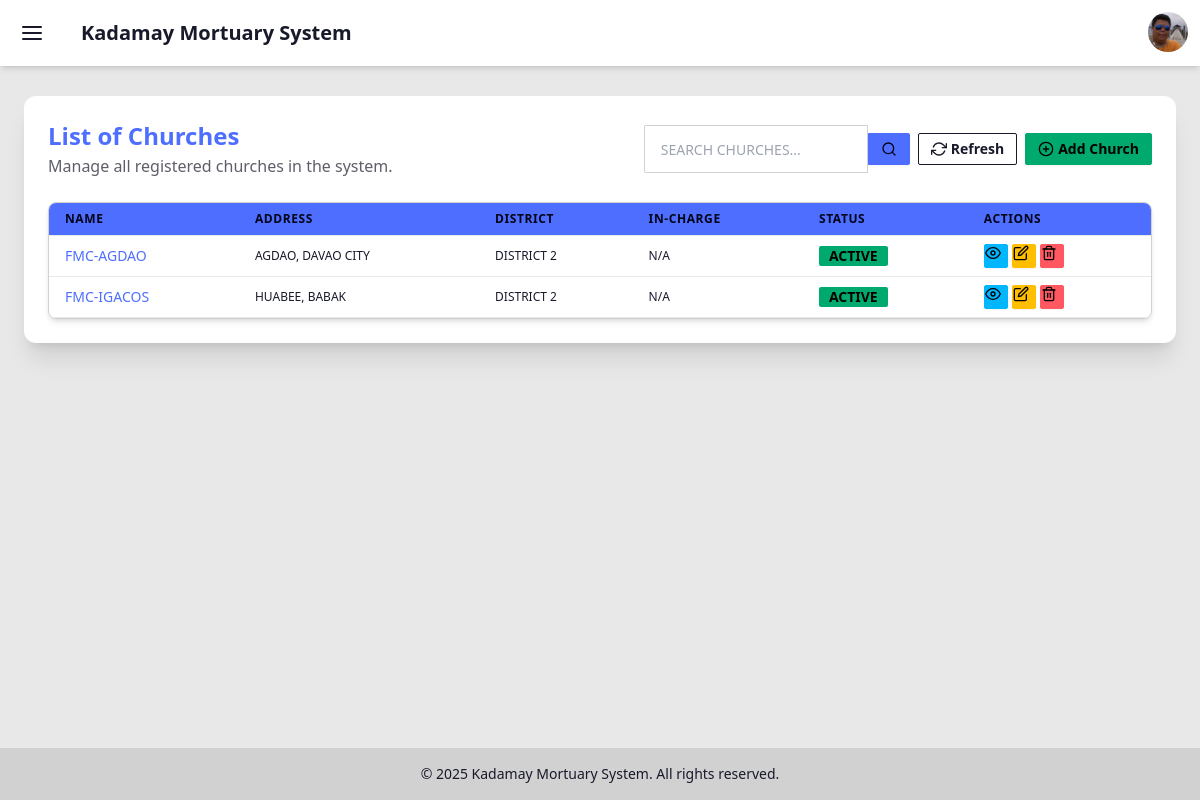
The app's page /church/ (signed in) with its own data.
### apps/account/models.py (models this page shows, shortened)
class Profile(models.Model):
    user = models.OneToOneField(User, on_delete=models.CASCADE)
    THEME_CHOICES = [
        ('light', 'Light (Default DaisyUI)'),
        ('dark', 'Dark'),
        ('corporate', 'Corporate'),  # Your current default
        ('retro', 'Retro'),
        ('cyberpunk', 'Cyberpunk'),
        ('valentine', 'Valentine'),
        ('halloween', 'Halloween'),
        ('forest', 'Forest'),
        ('aqua', 'Aqua'),
        ('luxury', 'Luxury'),
        ('dracula', 'Dracula'),
        ('cmyk', 'CMYK'),
        ('autumn', 'Autumn'),
        ('business', 'Business'),
        ('acid', 'Acid'),
        ('lemonade', 'Lemonade'),
        ('night', 'Night'),
        ('coffee', 'Coffee'),
        ('winter', 'Winter'),
        ('dim', 'Dim'),
        ('nord', 'Nord'),
        ('sunset', 'Sunset'),
    ]
    theme = models.CharField(
        max_length=50, choices=THEME_CHOICES, default='corporate')
    profile_picture = models.ImageField(
        upload_to='profile_pics/', blank=True, null=True)

### apps/church/models.py (models this page shows, shortened)
class Church(models.Model):
    name = models.CharField(max_length=255)
    address = models.TextField(blank=True, null=True)
    district = models.ForeignKey(
        District, on_delete=models.SET_NULL, null=True, blank=True)
    is_active = models.BooleanField(default=True)
    in_charge = models.ForeignKey(
        User,  # Assuming User model ang in_charge
        on_delete=models.SET_NULL,
        null=True,
        blank=True,
        related_name='churches_managed'
    )
    class Meta:
        verbose_name_plural = "Churches"  # Para sa admin panel

class District(models.Model):
    name = models.CharField(max_length=100, unique=True)

### apps/church/views.py (the view)
# urls.py: path('', views.ChurchListView.as_view(), name='church_list'),
class ChurchListView(LoginRequiredMixin, ListView):
    model = Church
    template_name = 'church/church_list.html'
    context_object_name = 'churches'
    paginate_by = 10
    def get_queryset(self):
        queryset = super().get_queryset()
        search_query = self.request.GET.get('search')
        if search_query:
            queryset = queryset.filter(
                Q(name__icontains=search_query) |      # Search by church name
                Q(address__icontains=search_query) |
                Q(district__name__icontains=search_query)
            ).distinct()
        return queryset.order_by('name')
    def get_context_data(self, **kwargs):
        context = super().get_context_data(**kwargs)
        context['search_query'] = self.request.GET.get('search', '')
        return context

### apps/account/context_processors.py (called while the page is built)
def user_church(request):
    if request.user.is_authenticated:
        try:
            if request.user.is_superuser:
                from apps.church.models import Church
                return {'church': Church.objects.first()}
            user_church = UserChurch.objects.filter(user=request.user).first()
            return {'church': user_church.church if user_church else None}
        except:
            return {'church': None}
    return {'church': None}

### templates/church/church_list.html (shortened to what this page needs)
{% extends 'base.html' %}
{% block content %}
<div class="card bg-base-100 shadow-xl p-4 md:p-6 text-base-content rounded-xl my-4 mx-auto max-w-6xl">
    <div class="flex flex-col md:flex-row md:items-center justify-between gap-3 mb-6">
        <div>
            <h1 class="text-2xl font-extrabold text-primary">List of Churches</h1>
            <p class="text-base-content/70 mt-0.5">Manage all registered churches in the system.</p>
        </div>
        <div class="flex flex-wrap justify-end items-center gap-2">
            <form method="get" class="flex items-center" action="{% url 'church:church_list' %}">
                <input type="text" name="search" placeholder="Search churches..." value="{{ request.GET.search }}"
                       class="input input-bordered w-40 md:w-56 rounded-r-none uppercase text-sm transition-all duration-300 focus:outline-none focus:ring-2 focus:ring-primary focus:border-transparent">
                <button type="submit"
                        class="btn btn-primary btn-sm rounded-l-none transition-all duration-300 hover:scale-105">
                    <i data-feather="search" class="w-4 h-4"></i>
                </button>
            </form>
            <a href="{% url 'church:church_list' %}"
               class="btn btn-outline btn-sm flex items-center gap-1 transition-all duration-300 hover:scale-105">
                <i data-feather="refresh-cw" class="w-4 h-4"></i>
                <span>Refresh</span>
            </a>
            {% if user.is_superuser %}
            <a href="{% url 'church:church_create' %}"
               class="btn btn-success btn-sm flex items-center gap-1 transition-all duration-300 hover:scale-105">
                <i data-feather="plus-circle" class="w-4 h-4"></i>
                <span>Add Church</span>
            </a>
            {% endif %}
        </div>
    </div>
    {% if churches %}
    <div class="hidden md:block overflow-x-auto rounded-lg shadow-md border border-base-300">
        <table class="table table-sm w-full">
            <thead class="bg-primary text-primary-content">
                <tr>
                    <th class="px-4 py-2 text-left text-xs font-semibold uppercase tracking-wider">Name</th>
                    <th class="px-4 py-2 text-left text-xs font-semibold uppercase tracking-wider">Address</th>
                    <th class="px-4 py-2 text-left text-xs font-semibold uppercase tracking-wider">District</th>
                    <th class="px-4 py-2 text-left text-xs font-semibold uppercase tracking-wider">In-Charge</th>
                    <th class="px-4 py-2 text-left text-xs font-semibold uppercase tracking-wider">Status</th>
                    <th class="px-4 py-2 text-left text-xs font-semibold uppercase tracking-wider">Actions</th>
                </tr>
            </thead>
            <tbody>
                {% for church in churches %}
                <tr class="border-b border-base-200 hover:bg-base-200 transition-colors duration-200">
                    <td class="px-4 py-2 whitespace-nowrap">
                        <a href="{% url 'church:church_detail' church.id %}"
                           class="link link-hover link-primary font-medium text-sm">
                            {{ church.name|upper }}
                        </a>
                    </td>
                    <td class="px-4 py-2 text-xs">{{ church.address|truncatechars:30|upper }}</td>
                    <td class="px-4 py-2 text-xs">{{ church.district.name|default:"N/A"|upper }}</td>
                    <td class="px-4 py-2 text-xs">
                        {% if church.in_charge %}
                            {{ church.in_charge.first_name|default:'' }} {{ church.in_charge.last_name|default:'' }}
                            {% if not church.in_charge.first_name and not church.in_charge.last_name %}
                                ({{ church.in_charge.username|upper }})
                            {% endif %}
                        {% else %}
                            N/A
                        {% endif %}
                    </td>
                    <td class="px-4 py-2">
                        <span class="badge
                                     {% if church.is_active %}badge-success{% else %}badge-error{% endif %} badge-md font-semibold">
                            {% if church.is_active %}ACTIVE{% else %}INACTIVE{% endif %}
                        </span>
                    </td>
                    <td class="px-4 py-2 whitespace-nowrap">
                        <div class="flex gap-1">
                            <a href="{% url 'church:church_detail' church.id %}"
                               class="btn btn-xs btn-info btn-square tooltip" data-tip="View Details">
                                <i data-feather="eye" class="w-4 h-4"></i>
                            </a>
                            {% if user.is_superuser %}
                            <a href="{% url 'church:church_update' church.id %}"
                               class="btn btn-xs btn-warning btn-square tooltip" data-tip="Edit Church">
                                <i data-feather="edit" class="w-4 h-4"></i>
                            </a>
                            <a href="{% url 'church:church_delete' church.id %}"
                               class="btn btn-xs btn-error btn-square tooltip" data-tip="Delete Church">
                                <i data-feather="trash-2" class="w-4 h-4"></i>
                            </a>
                            {% endif %}
                        </div>
                    </td>
                </tr>
                {% endfor %}
            </tbody>
        </table>
    </div>
    {% endif %}
</div>
{% endblock %}

### templates/base.html (shortened to what this page needs)
<!DOCTYPE html>
<html lang="en" data-theme="{{ request.user.profile.theme|default:'corporate' }}">
<head>
    <link rel="stylesheet" href="https://cdn.jsdelivr.net/npm/daisyui@4.10.1/dist/full.min.css" />
    <script src="https://cdn.tailwindcss.com"></script>
</head>
<body class="bg-base-200 text-base-content min-h-screen flex flex-col">
    <div class="drawer z-40 flex-grow pt-16">
        <div class="drawer-content flex flex-col">
            <header class="hidden lg:flex navbar bg-base-100 shadow-md z-50 fixed top-0 w-full">
                <div class="flex-1">
                    <button class="btn btn-square btn-ghost mr-2" onclick="document.getElementById('drawer-toggle').checked = !document.getElementById('drawer-toggle').checked;">
                        <i data-feather="menu"></i>
                    </button>
                    <a class="btn btn-ghost text-xl">Kadamay Mortuary System</a>
                </div>
                <div class="flex-none gap-2">
                    <div class="dropdown dropdown-end">
                        <div tabindex="0" role="button" class="btn btn-ghost btn-circle avatar">
                            <div class="w-10 rounded-full">
                                {% if user.profile.profile_picture %}
                                    <img alt="User avatar" src="{{ user.profile.profile_picture.url }}" onerror="this.onerror=null;this.src='https://api.dicebear.com/7.x/initials/svg?seed={{ user.username }}';"/>
                                {% else %}
                                    <img alt="User avatar" src="https://api.dicebear.com/7.x/initials/svg?seed={{ user.username }}" />
                                {% endif %}
                            </div>
                        </div>
                    </div>
                </div>
            </header>
            <main class="flex-grow p-4">
                {% block content %}{% endblock %}
            </main>
            <footer class="footer footer-center p-4 bg-base-300 text-base-content text-sm">
                <aside>
                    <p>&copy; 2025 Kadamay Mortuary System. All rights reserved.</p>
                </aside>
            </footer>
        </div>
        <div class="drawer-side" id="drawer-menu">
            <label for="drawer-toggle" class="drawer-overlay"></label>
        </div>
    </div>
    <div id="toast_container" class="toast toast-end z-[999]"></div>
</body>
</html>

### records on screen
Church: name "FMC-AGDAO", address "AGDAO, DAVAO CITY", district.name "DISTRICT 2", shows "N/A", is_active "ACTIVE"
Church: name "FMC-IGACOS", address "HUABEE, BABAK", district.name "DISTRICT 2", shows "N/A", is_active "ACTIVE"
